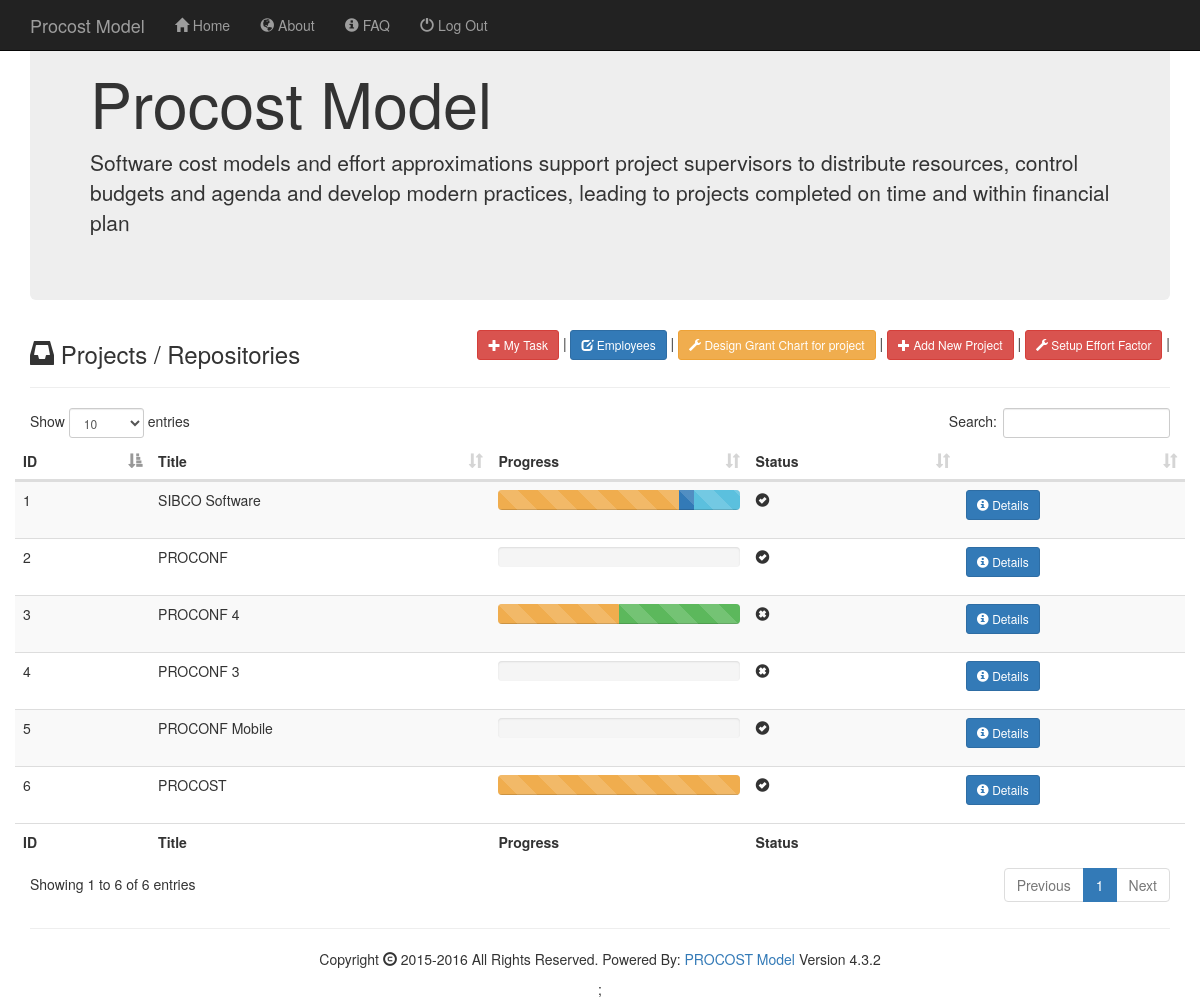
Page /index.php (signed in) on the committed database.
### tables this page shows
CREATE TABLE IF NOT EXISTS `project` (
`id` int(10) unsigned NOT NULL,
  `id_person_create` int(10) unsigned NOT NULL DEFAULT '0',
  `date_start` timestamp NULL DEFAULT NULL,
  `date_end` timestamp NULL DEFAULT NULL,
  `title` varchar(255) NOT NULL,
  `description` text NOT NULL,
  `status` tinyint(3) unsigned NOT NULL DEFAULT '0'
);

### index.php (the view, shortened to what this page needs)
<?php
include('header.php');
print '  <div id="content">';
include('sub-header.php');
$query = "SELECT `id`, `title`, `description`, `status` FROM `project`";
$fieldname=array('ID','Title','Progress','Status','');
$button_menu[] = array('link'=>'my_task.php','text'=>'My Task','icon'=>'plus');
$button_menu[] = array('link'=>'employees.php','text'=>'Employees');
$button_menu[] = array('link'=>'hgc_design_grant_chart/','text'=>'Design Grant Chart for project');
$button_menu[] = array('link'=>'add_new_project.php','text'=>'Add New Project','icon'=>'plus');
$button_menu[] = array('link'=>'setup_parameter.php','text'=>'Setup Effort Factor','icon'=>'wrench');
button_menu_create($button_menu);
print page_header(''.icon('inbox').' Projects / Repositories ');
      print '<div class="row">
		<div>';
		manual_create_table($query,$fieldname,'mytable');
        print '</div>';
print ' </div>';
include('footer.php');
function manual_create_table($query,$fieldname,$id='mytable'){
   print' <table id="'.$id.'" class="table table-striped">';
  print'<thead><tr>';
	for($i=0;$i<sizeof($fieldname);$i++){
	print'<th>'.$fieldname[$i].'</th>';
	}
	print'</tr></thead>';
	 print'<tfoot><tr>';
	for($i=0;$i<sizeof($fieldname);$i++){
	print'<th>'.$fieldname[$i].'</th>';
	}
	print'</tr></tfoot>';
	print'<tbody>';
	$result = mysql_query($query);
	while($row= mysql_fetch_array($result)){
	print ' <tr>';
	if($row[3]==0){
	$icon_logo = icon('remove-sign');
	}else{
	$icon_logo = icon('ok-sign');
	}
	print'<td>'.$row[0].'</td>';
	print'<td>'.$row[1].'</td>';
	print'<td>'.project_progress_bar($row[0]).'</td>';
	print'<td>'.$icon_logo.'</td>';
	print '  <td><a href="project_effort.php?pid='.$row[0].'" class="btn btn-sm btn-primary">'.icon('info-sign').' Details</a></td>';
	print' </tr>';
	}
    print'</tbody></table>';
}
?>

### header.php (shortened to what this page needs)
<?php
include('include.php');
print '<!DOCTYPE html>
<html lang="en">
  <head>
    <meta charset="utf-8">
    <meta http-equiv="X-UA-Compatible" content="IE=edge">
    <meta name="viewport" content="width=device-width, initial-scale=1">
    <title>Procost Model</title>
	  <script src="bootstrap-3.3.6/js/jquery.min.js"></script>
    <link href="bootstrap-3.3.6/css/bootstrap.min.css" rel="stylesheet">
    <link href="asset/datepicker/css/datepicker.css" rel="stylesheet">
    <link rel="stylesheet" type="text/css" href="asset/datatables/css/dataTables.bootstrap.min.css"/>
    <!--[if lt IE 9]>
      <script src="https://oss.maxcdn.com/html5shiv/3.7.2/html5shiv.min.js"></script>
      <script src="https://oss.maxcdn.com/respond/1.4.2/respond.min.js"></script>
    <![endif]-->
	<script>
// $(document).ready(function(){
		// $("#content").hide()
		// $("#pb").animate({    width: \'100%\'}, Math.floor((Math.random() * 5000) + 2500), function(){
		// $("#pb-box").remove()
		// $("#content").show()
		// })
		//$("#pb-box").remove()
// });
 </script>
  </head>
  <body>
    <script src="bootstrap-3.3.6/js/jquery.min.js"></script>
    <script src="bootstrap-3.3.6/js/bootstrap.min.js"></script>
    <script src="asset/datepicker/js/bootstrap-datepicker.js"></script>
    <script type="text/javascript" src="asset/datatables/js/jquery.dataTables.min.js"></script>
  <script type="text/javascript" src="asset/datatables/js/dataTables.bootstrap.min.js"></script>
  ';
  ?>

### sub-header.php
<?php
print '
    <nav class="navbar navbar-inverse navbar-fixed-top">
      <div class="container">
        <div class="navbar-header">
          <button type="button" class="navbar-toggle collapsed" data-toggle="collapse" data-target="#navbar" aria-expanded="false" aria-controls="navbar">
            <span class="sr-only">Toggle navigation</span>
            <span class="icon-bar"></span>
            <span class="icon-bar"></span>
            <span class="icon-bar"></span>
          </button>
          <a class="navbar-brand" href="#">Procost Model</a>
        </div>
        <div id="navbar" class="navbar-collapse collapse">
          <ul class="nav navbar-nav">
            <li><a href="index.php">'.icon('home').' Home</a></li>
            <li><a href="about.php">'.icon('globe').' About</a></li>
            <li><a href="faq.php">'.icon('info-sign').' FAQ</a></li>
            <li><a href="logout.php">'.icon('off').' Log Out</a></li>
          </ul>
        </div>
      </div>
    </nav>
    <div class="container theme-showcase" role="main">
      <div class="jumbotron">
        <h1>Procost Model</h1>
        <p>Software cost models and effort approximations support project supervisors to distribute resources, control budgets and agenda and develop modern practices, leading to projects completed on time and within financial plan</p>
      </div>';
?>

### include.php (shortened to what this page needs)
<?php
	function value_return($query){
	$result= mysql_query($query);
	$value=mysql_result($result,0);
	return $value;
	}
function icon($icon_class,$aria_hidden='true'){
return ' <span class="glyphicon glyphicon-'.$icon_class.'" aria-hidden="'.$aria_hidden.'"></span>';
}
function project_progress_bar($id_project){
$total = value_return("SELECT count(*) FROM `project_task` WHERE `id_project`=".$id_project);
if($total==0)$total=1;
$success_count  = value_return("SELECT count(*) FROM `project_task` WHERE status_id =1 and `id_project`=".$id_project);
$info_count  = value_return("SELECT count(*) FROM `project_task` WHERE status_id =2 and `id_project`=".$id_project);
$primary_count  = value_return("SELECT count(*) FROM `project_task` WHERE status_id =3 and `id_project`=".$id_project);
$warning_count  = value_return("SELECT count(*) FROM `project_task` WHERE status_id =4 and `id_project`=".$id_project);
return '<div class="progress">
  <div class="progress-bar progress-bar-warning progress-bar-striped" data-toggle="tooltip" data-placement="top" title="'.value_return("SELECT `title` FROM `project_status` WHERE `id`=4").' - '.$warning_count.'/'.$total.'" style="width: '.($warning_count/$total*100).'%">
    <span class="sr-only">10% Complete (danger)</span>
  </div>
  <div class="progress-bar progress-bar-primary progress-bar-striped" data-toggle="tooltip" data-placement="top" title="'.value_return("SELECT `title` FROM `project_status` WHERE `id`=3").' - '.$primary_count.'/'.$total.'" style="width: '.($primary_count/$total*100).'%">
    <span class="sr-only">20% Complete (warning)</span>
  </div>
  <div class="progress-bar progress-bar-info progress-bar-striped" data-toggle="tooltip" data-placement="top" title="'.value_return("SELECT `title` FROM `project_status` WHERE `id`=2").' - '.$info_count.'/'.$total.'" style="width: '.($info_count/$total*100).'%">
    <span class="sr-only">35% Complete (success)</span>
  </div>
  <div class="progress-bar progress-bar-success progress-bar-striped" data-toggle="tooltip" data-placement="top" title="'.value_return("SELECT `title` FROM `project_status` WHERE `id`=1").' - '.$success_count.'/'.$total.'" style="width: '.($success_count/$total*100).'%">
    <span class="sr-only">35% Complete (success)</span>
  </div>
</div>
<script>
$(function () {
  $(\'[data-toggle="tooltip"]\').tooltip()
});
</script>
';
}
function button_menu_create($buttons,$style='1' ){
$rand_class = array ('primary','success','warning','danger');
$rand_icon = array ('plus','edit','asterisk','wrench','home');
print '<div class="pull-right">';
 foreach($buttons as $key => $value) {
  if(!isset($value['class'])){$class =$rand_class[rand(0,count($rand_class)-1)]; }else{$class = $value['class'];}
  if(!isset($value['icon'])){$icon =$rand_icon[rand(0,count($rand_icon)-1)]; }else{$icon = $value['icon'];}
print '<a href="'.$value['link'].'" class="btn btn-sm btn-'.$class.'"><span class="glyphicon glyphicon-'.$icon.'" aria-hidden="true"></span> '.$value['text'].'</a> | ';
      }
print'</div>';
}
function page_header($text,$tag='h3'){
return '<div class="page-header"><'.$tag.'>'.$text.' </'.$tag.'></div>';
}
?>

### footer.php
  <?php
  print' <hr><footer class="footer text-center" >
Copyright '.icon('copyright-mark').' 2015-'.date('Y').'
All Rights Reserved. Powered By: <a href="http://proconf.org/reza/procost/" target="_blank">PROCOST Model</a>
Version 4.3.2 </p>;
 </footer>';
print '</div>
  </body>
</html>';
?>

### rows in the picture
project: id "1", title "SIBCO Software", $warning_count/$total*100 75 (drawn), $info_count/$total*100 18.75 (drawn)
project: id "2", title "PROCONF"
project: id "3", title "PROCONF 4", $warning_count/$total*100 50 (drawn), $success_count/$total*100 50 (drawn)
project: id "4", title "PROCONF 3"
project: id "5", title "PROCONF Mobile"
project: id "6", title "PROCOST", $warning_count 1 (drawn)

### other values in the picture
$value['text'] "My Task"
$value['text'] "Employees"
$value['text'] "Design Grant Chart for project"
$value['text'] "Add New Project"
$value['text'] "Setup Effort Factor"
$text "Projects / Repositories"
$fieldname[$i] "ID"
$fieldname[$i] "Title"
$fieldname[$i] "Progress"
$fieldname[$i] "Status"
